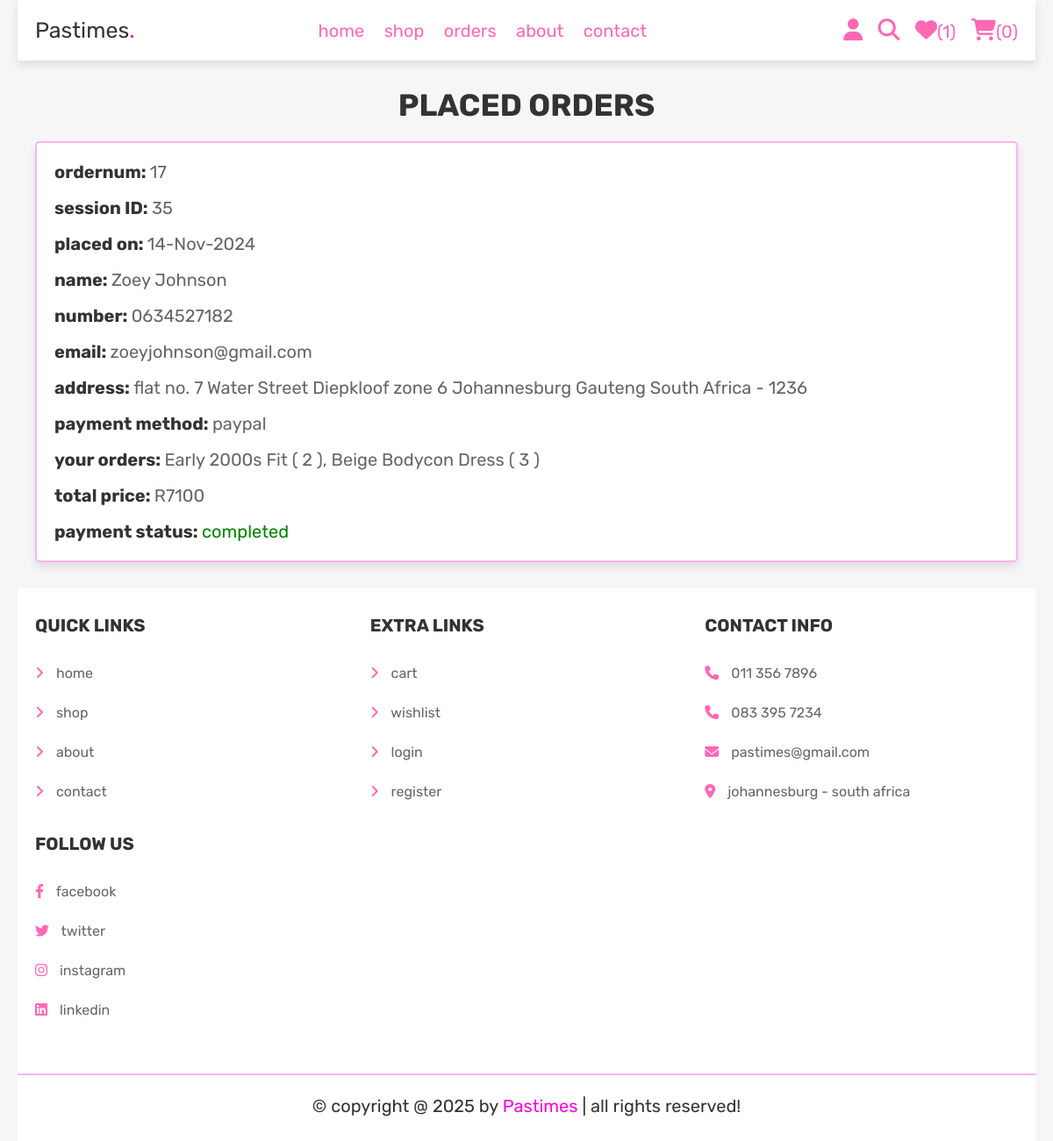
Page /orders.php (signed in) on the committed database.
### tables this page shows
CREATE TABLE IF NOT EXISTS `tblorders` (
  `id` int NOT NULL AUTO_INCREMENT,
  `user_id` int NOT NULL,
  `name` varchar(100) NOT NULL,
  `number` varchar(12) NOT NULL,
  `email` varchar(100) NOT NULL,
  `method` varchar(50) NOT NULL,
  `address` varchar(500) NOT NULL,
  `total_products` varchar(1000) NOT NULL,
  `total_price` int NOT NULL,
  `placed_on` varchar(50) NOT NULL,
  `payment_status` varchar(20) NOT NULL DEFAULT 'pending',
  PRIMARY KEY (`id`)
);

### orders.php (the view, shortened to what this page needs)
<!DOCTYPE html>
<html lang="en">
<head>
   <link rel="stylesheet" href="https://cdnjs.cloudflare.com/ajax/libs/font-awesome/6.1.1/css/all.min.css">
   <link rel="stylesheet" href="css/style.css">
</head>
<body>
<?php include 'header.php'; ?>
<section class="placed-orders">
   <h1 class="title">Placed Orders</h1>
   <div class="box-container">
   <?php
      $select_orders = $conn->prepare("SELECT * FROM `tblorders` WHERE user_id = ?");
      $select_orders->bind_param("i", $user_id);
      $select_orders->execute();
      $result = $select_orders->get_result();
      if ($result->num_rows > 0) {
         while ($fetch_orders = $result->fetch_assoc()) {
   ?>
   <div class="box">
    <p><b> ordernum: </b><span><?= $fetch_orders['id']; ?></span> </p>
    <p><b> session ID: </b><span><?= $fetch_orders['user_id']; ?></span> </p>
    <p><b> placed on: </b><span><?= $fetch_orders['placed_on']; ?></span> </p>
    <p><b> name: </b><span><?= $fetch_orders['name']; ?></span> </p>
    <p><b> number: </b><span><?= $fetch_orders['number']; ?></span> </p>
    <p><b> email: </b><span><?= $fetch_orders['email']; ?></span> </p>
    <p><b> address: </b><span><?= $fetch_orders['address']; ?></span> </p>
    <p><b> payment method: </b><span><?= $fetch_orders['method']; ?></span> </p>
    <p><b> your orders: </b><span><?= $fetch_orders['total_products']; ?></span> </p>
    <p><b> total price: </b><span>R<?= $fetch_orders['total_price']; ?></span> </p>
    <p><b> payment status: </b><span style="color:<?php if ($fetch_orders['payment_status'] == 'pending') { echo 'red'; } else { echo 'green'; }; ?>"><?= $fetch_orders['payment_status']; ?></span> </p>
</div>
   <?php
         }
      } else {
         echo '<p class="empty">No orders placed yet!</p>';
      }
   ?>
   </div>
</section>
<?php include 'footer.php'; ?>
</body>
</html>

### css/style.css (style rules this page uses)
.placed-orders .box-container { display: flex; flex-wrap: wrap; gap:1.5rem; align-items: flex-start; }
.placed-orders .box-container .box { padding:1rem 2rem; flex:1 1 40rem; border:var(--border); background-color: var(--white); box-shadow: var(--box-shadow); border-radius: .5rem; }
.placed-orders .box-container .box p { margin:.5rem 0; line-height: 1.8; font-size: 2rem; color:var(--light-color); }
.placed-orders .box-container .box p span { color:var(--medium-dark-pink); }

### css/components.css (style rules this page uses)
:root { --pink: #ff69b4; --light-pink: #ffb3ec; --dark-pink: #ff00d4; --red: #e74c3c; --black: #333; --orange: #fad400; --gray: #bbbbbb; --light-color: #666; --white: #fff; --light-bg: #f6f6f6; --border: .2rem solid var(--light-pink); --box-shadow: 0 .5rem 1rem rgba(0,0,0,.1); }
* { font-family: 'Rubik', sans-serif; margin:0; padding:0; box-sizing: border-box; outline: none; border:none; text-decoration: none; color:var(--black); }
body { background-color: var(--light-bg); padding: 0 2rem; }
html { font-size: 62.5%; overflow-x: hidden; scroll-behavior: smooth; scroll-padding-top: 6.5rem; }
section { padding:3rem 2rem; max-width: 1200px; margin:0 auto; }
.title { text-align: center; margin-bottom: 2rem; text-transform: uppercase; color:var(--black); font-size: 3.5rem; }

### rows in the picture
tblorders: id "17", user "35", placed_on "14-Nov-2024", name "Zoey Johnson", number "0634527182", email "zoeyjohnson@gmail.com", address "flat no. 7 Water Street Diepkloof zone 6 Johannesburg Gauteng South Africa - 1236", method "paypal", total_products "Early 2000s Fit ( 2 ), Beige Bodycon Dress ( 3 )", total_price "7100", payment_status "completed"

### other values in the picture
$wishlist_count "1"
$cart_count "0"
